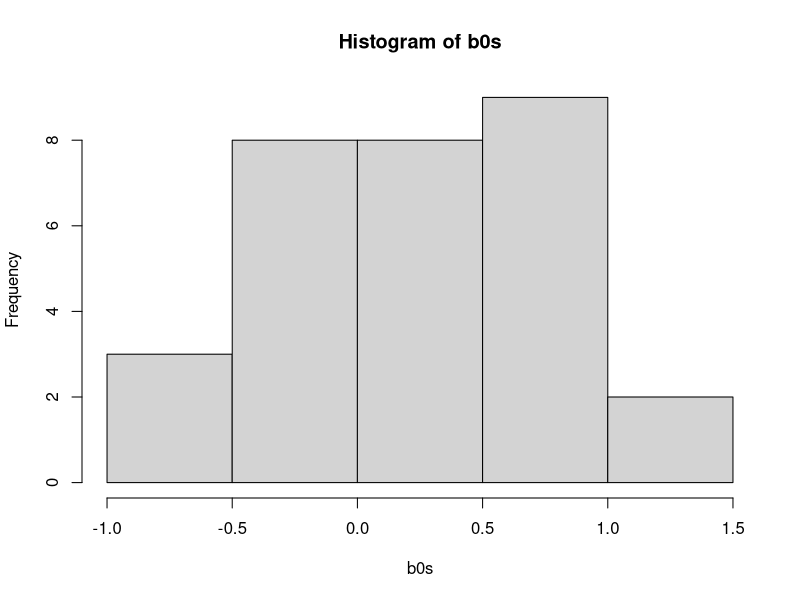
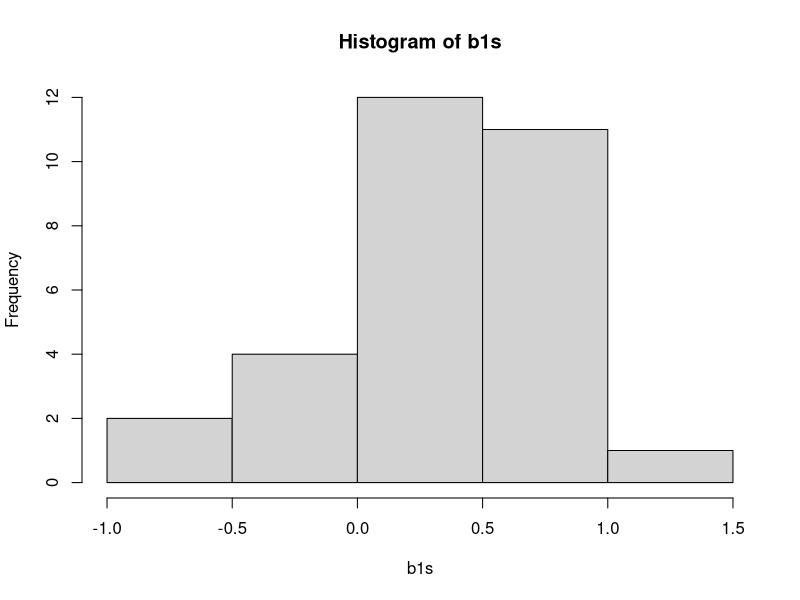

Reproduce these figures in R, in order.
# Data
genotype <- c(0, 0, 0, 0, 0, 0, 0, 0, 0, 0, 1, 1, 1, 2, 2, 2, 2, 2, 2, 0, 
              0, 0, 0, 0, 0, 1, 1, 1, 1, 1, 2)
phenotype <- c(1, 1, 1, 1, 1, 1, 1, 1, 1, 1, 1, 1, 1, 1, 1, 1, 1, 1, 1, 0, 
               0, 0, 0, 0, 0, 0, 0, 0, 0, 0, 0)
genPhen <- cbind(genotype, phenotype)

# Logistic regression model Likelihood
logistReg <- function(beta0, beta1, genPhen)
{
  # number representing genotype
  G <- c(0,1,2)
  # p for each genotype given the beta values
  p <- exp(beta0 + beta1 * G) / (1 + exp(beta0 + beta1 * G))
  names(p) <- G
  # number of cases and controls for each genotype
  nCase <- table(genPhen[genPhen[,2] == 1, 1])
  nCon <- table(genPhen[genPhen[,2] == 0, 1])
  # combined log likelihoods for cases of each genotype
  logLCase <- sapply(
    as.character(G), function(g) nCase[g]*log(p[g]))
  # combined log likelihoods for controls of each genotype
  logLCon <- sapply(
    as.character(G), function(g) nCon[g]*log(1 - p[g])) 
  # Remove NA values. Can happen if there are no cases or controls for a 
  # particular genotype
  logLCase <- logLCase[!is.na(logLCase)]
  logLCon <- logLCon[!is.na(logLCon)]
  
  # Sum all the log likelihoods
  sumLogL <- sum(logLCase) + sum(logLCon)
  return(sumLogL)
}

# log likelihood of beta0 = 0.1 and beta1 = 0.2 given all the data
logistReg(0.1, 0.2, genPhen)

# ML estimate of beta0 and beta1 using all the data
# starting with beta0 = 0.1 and beta1 = 0.2 just as arbitrary start points
# control = c(fnscale = -1) needed to make optim do maximization
mlAllData <- optim(c(0.1, 0.2), function(b) logistReg(b[1], b[2], genPhen), 
                   control = c(fnscale = -1))
mlAllData

# Try a couple different starting beta values to see if that effects 
# ML estimate
optim(c(0.5, 0.3), function(b) logistReg(b[1], b[2], genPhen), 
      control = c(fnscale = -1))
optim(c(0.8, 0.8), function(b) logistReg(b[1], b[2], genPhen), 
      control = c(fnscale = -1))
# Log likelihood values all idendical 
# parameter estimates all the same when rounding to 3 dp
# Looks good

# Generate bootstrap samples
# 30 samples just cos stats rule of thumb number 
set.seed(123)
bootSamps <- list()
for(i in 1:30){
  bootSamps[[i]] <- genPhen[sample.int(nrow(genPhen), replace = TRUE),]
}

b0s <- c()
b1s <- c()
# Get the beta estimates for each sample
for(bootSamp in bootSamps){
  mlResult <- optim(
    c(0.1, 0.2), function(b) logistReg(b[1], b[2], bootSamp), 
    control = c(fnscale = -1))
  b0s <- c(b0s, mlResult$par[1])
  b1s <- c(b1s, mlResult$par[2])
}
# beta estimate means
avb0 <- mean(b0s)
avb1 <- mean(b1s)
# beta estimate variances
varsb0 <- (b0s - avb0)**2
varsb1 <- (b1s - avb1)**2
# estimated variance of the betas
estVarb0 <- sum(varsb0) / (length(b0s) - 1)
estVarb1 <- sum(varsb1) / (length(b1s) - 1)

# take a look at the distributions of the estimates
hist(b0s)
hist(b1s)


